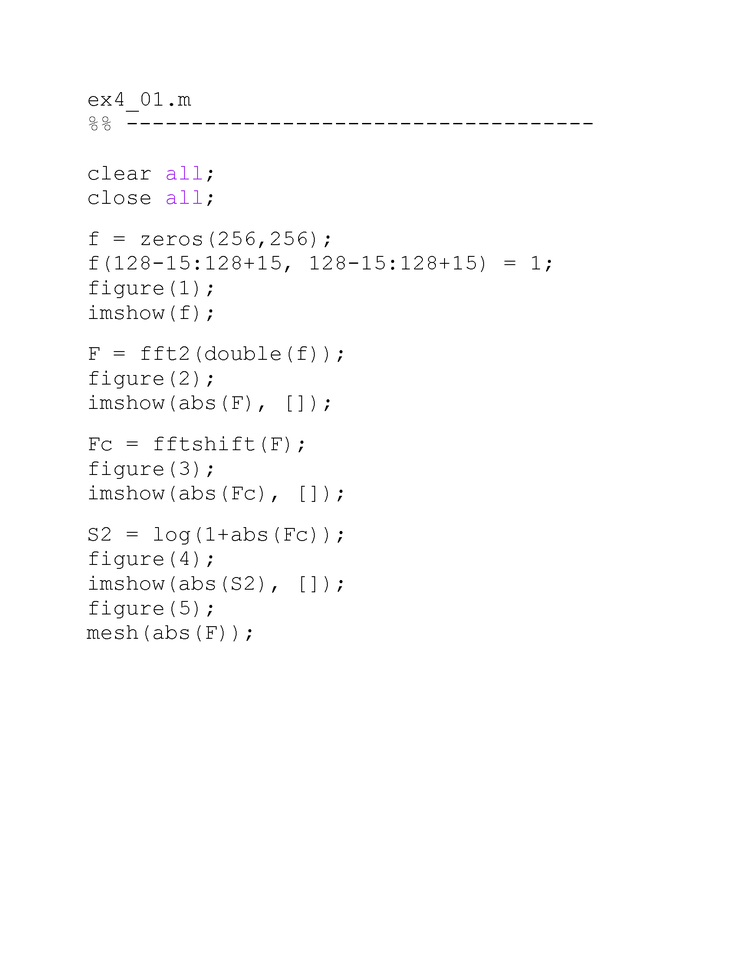
%> input picture week5/ex4_01.png, 738 x 956 px, shrunk from 1700 x 2200 before the run, given in place of SQ.png, which was not available
$ octave workshop.m   (GNU Octave 9; MATLAB toolbox functions it lacks are replaced by stand-ins)
%> lines starting %> are read from the running program, lines starting %| are printed output that depends on the picture; pictures that were not available may be replaced by others from this repository, and a replacement may not be noted
clear all;
close all;

f1 = imread('SQ.png');
%> f1 is the input picture: size 956x738x3 uint8; mean R, G, B 252.4, 252.4, 252.4
f1 = rgb2gray(f1);
%> f1: size 956x738 uint8
g1 = fft2(f1);
figure(1);
imshow(log(1+abs(fftshift(g1))), []);
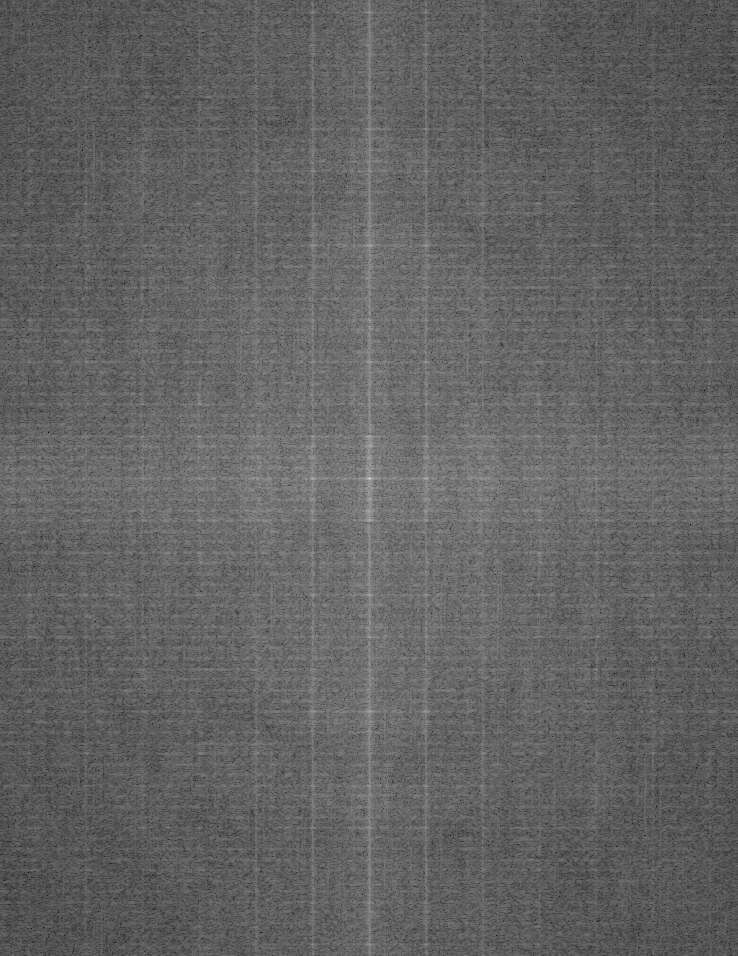
%> displayed picture: size 956x738, on the screen's scale of 0 to 255; min 0, max 255, mean 98.6

%workshop2he
f2 = imread('Reg_0.png');
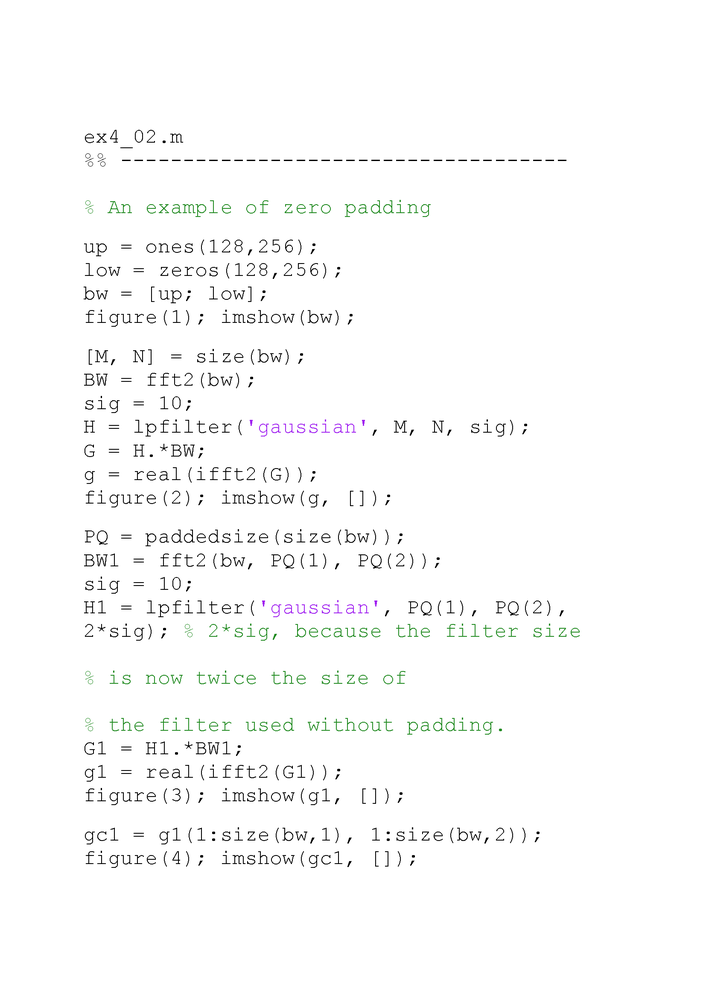
%> input picture week5/ex4_02.png, 706 x 999 px, shrunk from 1654 x 2339 before the run, given in place of Reg_0.png, which was not available
%> f2 is the input picture: size 999x706x3 uint8; mean R, G, B 250.5, 250.8, 250.5
f2 = rgb2gray(f2);
%> f2: size 999x706 uint8
g2 = fft2(f2);
figure(2);
imshow(log(1+abs(fftshift(g2))), []);
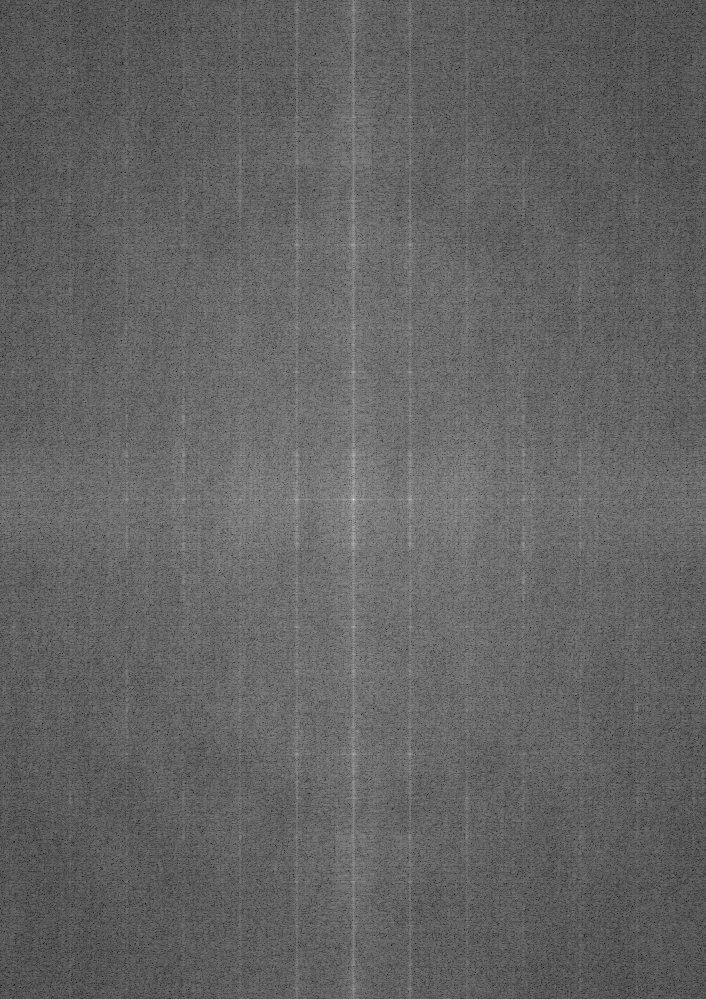
%> displayed picture: size 999x706, on the screen's scale of 0 to 255; min 0, max 255, mean 99.3

%workshop3
%> (the run ends here)
